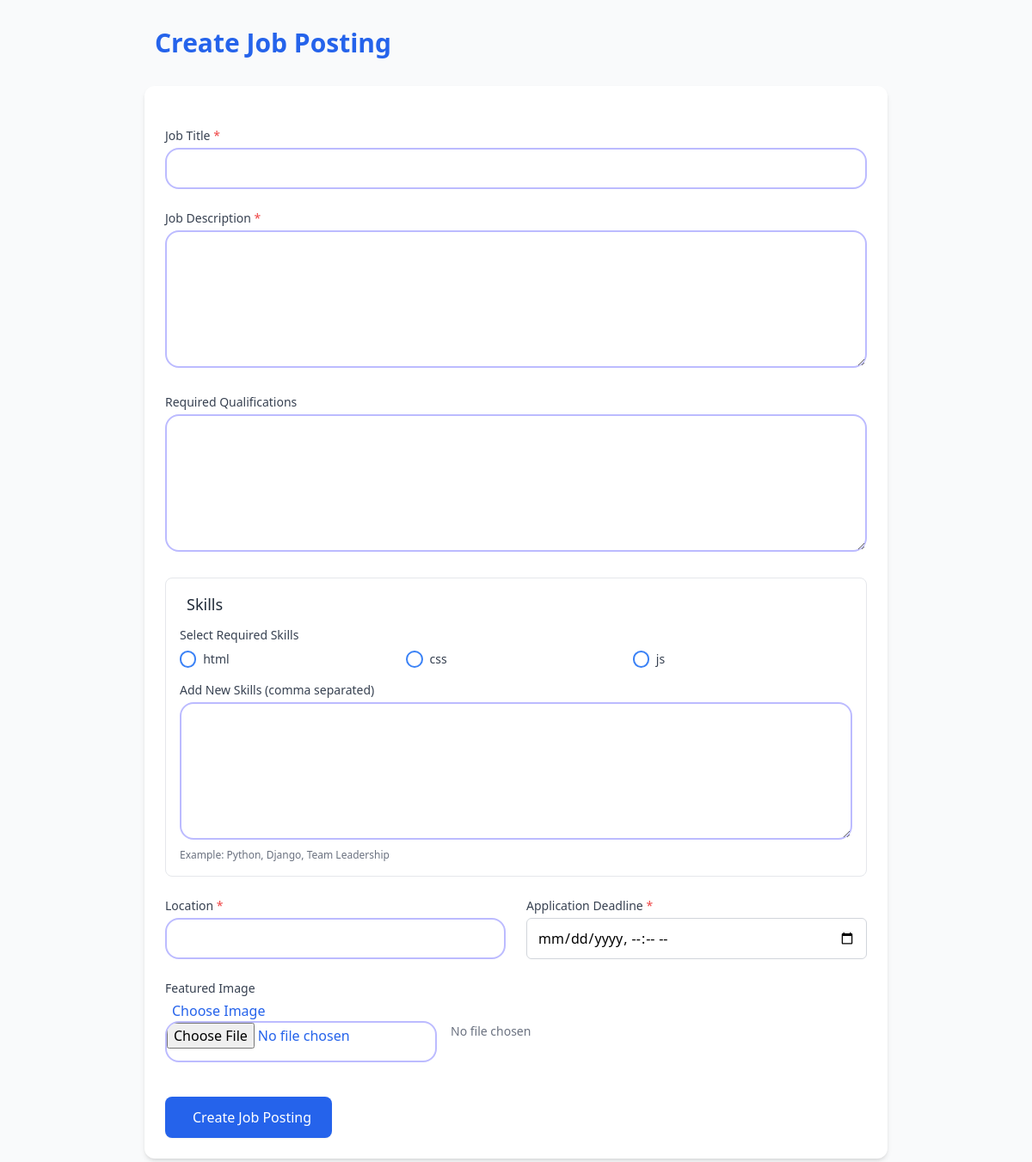
Page /jobs/1/create/ (signed in) on the committed database.
### jobs/models.py (models this page shows)
class Skill(models.Model):
    name = models.CharField(max_length=50)
    def __str__(self):
        return self.name

### jobs/views.py (the view)
# urls.py: path('<int:org_id>/create/', views.job_posting_create, name='job_posting_create'),
@login_required
def job_posting_create(request, org_id=None):
    if org_id:
        organization = get_object_or_404(Organization, id=org_id)
        hr_role = OrganizationHR.objects.filter(
            user=request.user,
            organization=organization,
            is_active=True,
            can_post_jobs=True
        ).first()
        if not hr_role and request.user != organization.user:
            return redirect('index_dashboard')
    else:
        try:
            organization = request.user.organization
        except Organization.DoesNotExist:
            return redirect('index_dashboard')
    if request.method == 'POST':
        form = JobPostingForm(request.POST, request.FILES)
        if form.is_valid():
            job_posting = form.save(commit=False)
            job_posting.organization = organization
            job_posting.posted_by = request.user  # Track which HR created this
            job_posting.save()
            form.save_m2m()
            new_skills = form.cleaned_data['new_skills']
            if new_skills:
                for skill_name in [s.strip() for s in new_skills.split(',')]:
                    skill, _ = Skill.objects.get_or_create(name=skill_name)
                    job_posting.required_skills.add(skill)
            required_skills_ids = job_posting.required_skills.values_list('id', flat=True)
            users = Profile.objects.filter(skills__id__in=required_skills_ids).distinct()
            for profile in users:
                matching_skills = profile.skills.filter(id__in=required_skills_ids)
                skill_names = ", ".join([skill.name for skill in matching_skills])
                Notification.objects.create(
                    user=profile.user,
                    message=f"A new job posting matches your skills: {job_posting.title}. Matching skills: {skill_names}."
                )
            return redirect('organization_dashboard_specific', org_id=organization.id)
    else:
        form = JobPostingForm()
    return render(request, 'jobs/job_posting_create.html', {
        'form': form,
        'organization': organization
    })

### jobs/forms.py
class JobPostingForm(forms.ModelForm):
    application_deadline = forms.DateTimeField(
        widget=forms.DateTimeInput(attrs={'type': 'datetime-local'}),
        input_formats=['%Y-%m-%dT%H:%M'],
    )
    required_skills = forms.ModelMultipleChoiceField(queryset=Skill.objects.all(), widget=forms.CheckboxSelectMultiple, required=False)
    new_skills = forms.CharField(widget=forms.Textarea, required=False, help_text="Enter new skills separated by commas")
    class Meta:
        model = JobPosting
        fields = ['title', 'description', 'required_qualifications', 'required_skills', 'new_skills', 'location', 'application_deadline', 'job_post_image']

### jobs/templates/jobs/job_posting_create.html (shortened to what this page needs)
{% load static %}
<!DOCTYPE html>
<html lang="en">
<head>
    <script src="https://cdn.tailwindcss.com"></script>
    <link href="https://cdn.jsdelivr.net/npm/remixicon@3.5.0/fonts/remixicon.css" rel="stylesheet">
</head>
<body class="bg-gray-50 min-h-screen">
    <div class="max-w-4xl mx-auto px-4 py-8">
        <div class="flex justify-between items-center mb-8">
            <h1 class="text-3xl font-bold text-blue-600 flex items-center">
                Create Job Posting
            </h1>
        </div>
        <div class="bg-white rounded-xl shadow-md overflow-hidden p-6">
            <form method="post" enctype="multipart/form-data" class="space-y-6">
                <div>
                    <label for="id_title" class="block text-sm font-medium text-gray-700 mb-1">
                        Job Title <span class="text-red-500">*</span>
                    </label>
                    {{ form.title }}
                </div>
                <div>
                    <label for="id_description" class="block text-sm font-medium text-gray-700 mb-1">
                        Job Description <span class="text-red-500">*</span>
                    </label>
                    {{ form.description }}
                </div>
                <div>
                    <label for="id_required_qualifications" class="block text-sm font-medium text-gray-700 mb-1">
                        Required Qualifications
                    </label>
                    {{ form.required_qualifications }}
                </div>
                <div class="border border-gray-200 rounded-lg p-4">
                    <h3 class="text-lg font-medium text-gray-800 mb-3 flex items-center">
                         Skills
                    </h3>
                    <div class="mb-4">
                        <label class="block text-sm font-medium text-gray-700 mb-2">
                            Select Required Skills
                        </label>
                        <div class="checkbox-grid">
                            {% for skill in form.required_skills %}
                            <div class="checkbox-item">
                                {{ skill.tag }}
                                <label for="{{ skill.id_for_label }}" class="ml-2 text-sm text-gray-700">
                                    {{ skill.choice_label }}
                                </label>
                            </div>
                            {% endfor %}
                        </div>
                    </div>
                    <div>
                        <label for="id_new_skills" class="block text-sm font-medium text-gray-700 mb-1">
                            Add New Skills (comma separated)
                        </label>
                        {{ form.new_skills }}
                        <p class="mt-1 text-xs text-gray-500">Example: Python, Django, Team Leadership</p>
                    </div>
                </div>
                <div class="grid grid-cols-1 md:grid-cols-2 gap-6">
                    <div>
                        <label for="id_location" class="block text-sm font-medium text-gray-700 mb-1">
                            Location <span class="text-red-500">*</span>
                        </label>
                        {{ form.location }}
                    </div>
                    <div>
                        <label for="id_application_deadline" class="block text-sm font-medium text-gray-700 mb-1">
                            Application Deadline <span class="text-red-500">*</span>
                        </label>
                        {{ form.application_deadline }}
                    </div>
                </div>
                <div>
                    <label for="id_job_post_image" class="block text-sm font-medium text-gray-700 mb-1">
                        Featured Image
                    </label>
                    <div class="mt-1 flex items-center">
                        <label class="cursor-pointer bg-white rounded-md font-medium text-blue-600 hover:text-blue-500 focus-within:outline-none">
                            <span class="flex items-center">
                                Choose Image
                            </span>
                            {{ form.job_post_image }}
                        </label>
                        <span id="file-name" class="ml-4 text-sm text-gray-500">No file chosen</span>
                    </div>
                </div>
                <div class="pt-4">
                    <button type="submit"
                            class="w-full md:w-auto px-6 py-3 bg-blue-600 hover:bg-blue-700 text-white font-medium rounded-lg shadow-sm transition-colors flex items-center justify-center">
                         Create Job Posting
                    </button>
                </div>
            </form>
        </div>
    </div>
</body>
</html>

### jobs/templates/jobs/job_posting_create.html (style rules this page uses)
input,textarea { border: 2px solid #bcbbff; border-radius: 1rem; width: 100%; font-size:2rem; padding: 2rem; outline: none; }
input { height: 3rem; }
textarea { height: 10rem; }
.checkbox-grid { display: grid; grid-template-columns: repeat(auto-fill, minmax(200px, 1fr)); gap: 0.5rem; }
input[type=checkbox] { appearance: none; width: 1.2rem; height: 1.2rem; border-radius: 9999px; border: 2px solid #3b82f6; background-color: white; cursor: pointer; position: relative; transition: all 0.2s ease-in-out; }
.checkbox-item { display: flex; align-items: center; }

### rows in the picture
Skill: choice_label "html"
Skill: choice_label "css"
Skill: choice_label "js"
